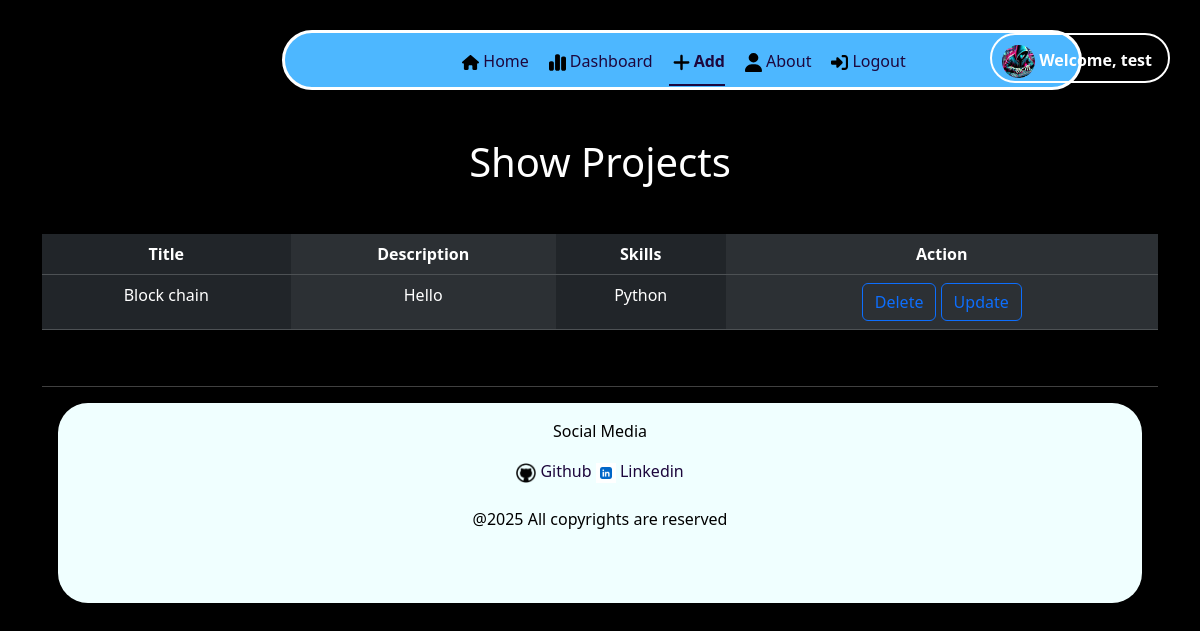
/user/show (signed in), run on the app's committed database.
### application/model.py (models this page shows)
class Users(UserMixin, db.Model):
    __tablename__ = 'users'
    id = db.Column(db.Integer, nullable = False, primary_key = True)
    name = db.Column(db.String(50), nullable = False)
    email = db.Column(db.String(255), nullable = False, unique = True)
    password = db.Column(db.String, nullable = False)
    gender = db.Column(db.String, nullable = False)
    is_admin = db.Column(db.Boolean, default = False, nullable = False)
    is_blocked = db.Column(db.Boolean, default = False, nullable = False)
    projects = db.relationship('Projects', lazy = True, backref = 'creator')
    interest = db.relationship('Interest', lazy = True, backref = 'user')
    discussion = db.relationship('Discussion', lazy = True, backref = 'user')

class Projects(db.Model):
    __tablename__ = 'projects'
    id = db.Column(db.Integer, primary_key = True, nullable = False)
    title = db.Column(db.String(50), nullable = False, unique = True)
    description = db.Column(db.Text, nullable = False)
    skills = db.Column(db.String, nullable = False)
    users_id = db.Column(db.Integer, db.ForeignKey('users.id'), nullable = False)
    interest = db.relationship('Interest', lazy = True, backref = 'project')
    discussion = db.relationship('Discussion', lazy = True, backref = 'project')

### application/routes.py (the view)
@app.route("/user/show", methods = ["GET"])
@login_required
def user_show():
    user = current_user
    project = Projects.query.filter_by(users_id = user.id).all()
    return render_template("user_show.html", projects = project, user = user)

### application/routes.py (called while the page is built)
@login_manager.user_loader
def load_user(user_id):
    return Users.query.get(int(user_id))

### templates/user_show.html (shortened to what this page needs)
{% extends "base.html" %}
{% block content %}
<section class = "container-fluid">
    <div class = "container">
        <div class="blurfle">
            <ul class = "nav justify-content-center nav-underline">
                <li class = "nav-item py-2">
                    <a class = "nav-link " href = "{{ url_for('user_home') }}" style = "color: rgb(29, 7, 61);"><img src = "/static/images/house-solid.svg" class = "m-1" style = "width:17px"/>Home</a>
                </li>
                <li class = "nav-item py-2">
                    <a class = "nav-link  " href = "{{ url_for('user_dashboard') }}" style = "color: rgb(29, 7, 61);"><img src = "/static/images/chart-simple-solid.svg" class = "m-1" style = "width:17px"/>Dashboard</a>
                </li>
                <li class = "nav-item py-2">
                    <a class = "nav-link active " href = "{{ url_for('user_add') }}" style = "color: rgb(29, 7, 61);"><img src = "/static/images/plus-solid.svg" class = "m-1" style = "width:17px"/>Add</a>
                </li>
                <li class = "nav-item py-2">
                    <a class = "nav-link " href = "{{ url_for('user_about') }}" style = "color: rgb(29, 7, 61);"><img src = "/static/images/user-solid.svg" class = "m-1" style = "width:17px"/>About</a>
                </li>
                <li class = "nav-item py-2">
                    <a class = "nav-link " href = "{{ url_for('logout') }}" style = "color: rgb(29, 7, 61);"><img src = "/static/images/right-to-bracket-solid.svg" class = "m-1" style = "width:17px"/>Logout</a>
                </li>
                    <div class = "position-absolute end-0 pe-3 ros " >
                        <b>
                            <img src = "/static/images/cyber.jpeg" style = "width:33px; border-radius:30px;">
                            <a href = "" style = "color: white;" class = "link"> Welcome, {{ user.name }}</a> </b>
                    </div>
            </ul>
        </div>
        <div >
            <h1 class = "text-center m-5">Show Projects</h1>
                <table class = "table table-dark table-striped-columns">
                    <tr class = "text-center">
                        <th>Title</th>
                        <th>Description</th>
                        <th>Skills</th>
                        <th>Action</th>
                    </tr>
                    {% for project in projects %}
                    <tr class = "text-center">
                        {%if project %}
                            <td>{{ project.title }}</td>
                            <td>{{ project.description }}</td>
                            <td>{{ project.skills }}</td>
                            <td>
                                <form action="{{ url_for('user_delete') }}" method="POST" style="display:inline;">
                                    <button type="submit" class="btn btn-outline-primary">Delete</button>
                                </form>
                                <a href = "{{ url_for('user_update', project_id = project.id ) }} " class = "btn btn-outline-primary">Update</a>
                            </td>
                        {% endif %}
                    {% endfor %}
                    </tr>
                </table>
                <br/><hr/>
                <footer >
                    <div class = "text-center krindale p-3 m-3" >
                     <p>Social Media</p>
                     <a href = "https://github.com/jitendra-rathore-iitm" style = "color: rgb(29, 7, 61);" class = "link">
                         <img src = "/static/images/github.png" style = "width: 20px; ">
                         Github
                     </a>
                     <a href = "https://www.linkedin.com/in/jitendrarathore-/" style = "color: rgb(29, 7, 61);" class = "link">
                         <img src = "/static/images/linkedin.png" style = "width:20px;">
                         Linkedin
                     </a>
                     <br/>
                     <br/>
                     <div>
                         @2025 All copyrights are reserved
                     </div>
                     </div>
                 </footer>
        </div>
</section>
{% endblock %}

### static/CSS/style.css (style rules this page uses)
body { background-color: black; color:white; }
.link { text-decoration: none; }
.krindale { color: black; background-color: azure; height:200px; border-radius: 30px; }
.blurfle { background-color: #4DB7FF; border: 3px solid white; border-radius: 30px; margin-top: 30px; margin-left: 240px; width: 800px; height: 60px; }
.ros { border:2px solid white; border-radius: 30px; height:50px; width:fit-content; padding: 10px 10px 10px 10px; margin: 0px 30px 30px 30px; }

### data on the page
Users: name "test"
Projects: title "Block chain", description "Hello", skills "Python"
